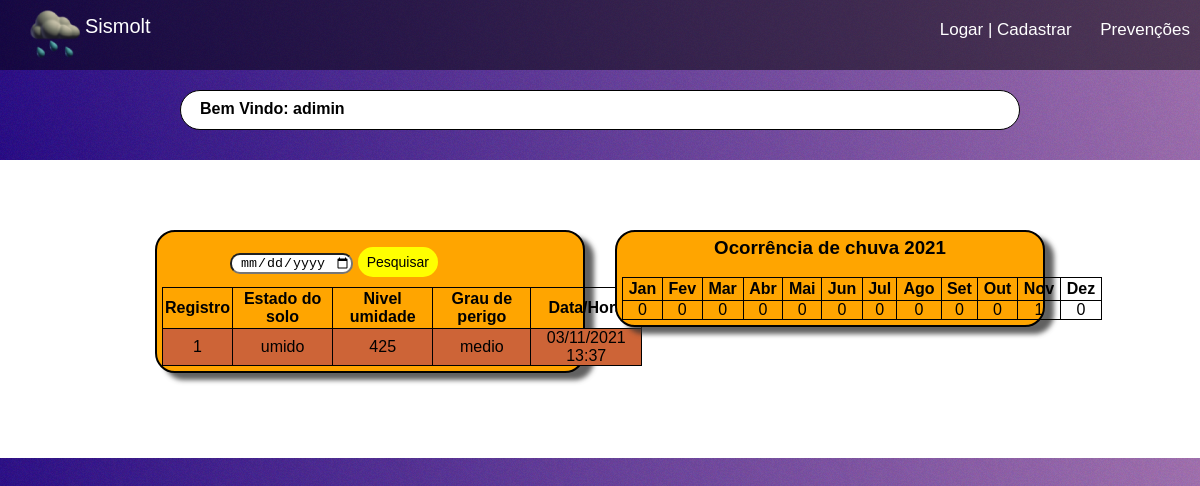
Page /home.php (signed in) on the committed database.
### tables this page shows
CREATE TABLE dadoMonitorado(
		registro INT NOT NULL AUTO_INCREMENT,
		estado VARCHAR(10) NOT NULL,
		umidadeSolo INT NOT NULL,
		grauPerigo VARCHAR(10) NOT NULL,
		dataAtual DATETIME,
		PRIMARY KEY (registro),
		idUsuario INT NOT NULL,
		FOREIGN KEY (idUsuario) REFERENCES usuarios(idUsuario)
	);

### home.php (the view, shortened to what this page needs)
<?php
    require_once('navbar.php');
    $objConnection = new db();
    $link = $objConnection->conexaoBd();
    $idUsuario=$_SESSION['idUsuario'];
    $anoChuva=date('Y');
?>
<!DOCTYPE HTML>
<html lang="pt-br">
<head>
	<link rel="stylesheet" type="text/css" href="css/styleSheets.css">
</head>
<body class="fundoCorpo">
    <div id="dadosUsuario">
        <label id="msgBemVindo">Bem Vindo:
            <?php echo $_SESSION['nome']; ?>
        </label>
    </div>
	<div class="containerHome">
		<div class="row">
            <section  class="col-4 col-xs-min-4 col-md-min-4 col-lg-min-4" id="contPrinc">
                <form id="formPesquisa" method="POST" action="<?php echo htmlspecialchars($_SERVER["PHP_SELF"]);?>">
                    <input id="inputData" type="date" name="data">
                    <input id="btnPesquisar" class="button" type="submit" name="submit" value="Pesquisar">
                </form>
                <table class="tabDados">
                    <tr>
                        <th>Registro</th>
                        <th>Estado do solo</th>
                        <th>Nivel umidade</th>
                        <th>Grau de perigo</th>
                        <th>Data/Hora</th>
                    </tr>
                    <?php
                        $data =(isset($_POST['data'])? $_POST['data'] : '' );
                        if(empty($data)){
                            $sqlSelect="SELECT registro,estado,umidadeSolo,grauPerigo,
                            DATE_FORMAT(dataAtual, '%d/%m/%Y %H:%i') as dataAtual
                            FROM dadomonitorado
                            WHERE '$idUsuario'=dadoMonitorado.idUsuario AND
                            DATE_FORMAT(dataAtual, '%Y-%m-%d') = CURDATE()";
                            $resDb=mysqli_query($link,$sqlSelect);
                            imprDados($resDb);
                        }
                        function imprDados($resDb){
                            while($row=mysqli_fetch_array($resDb)){
                                if($row['umidadeSolo']>= 0 && $row['umidadeSolo']<= 400){
                                    $perigo="#cb4543";
                                }else if($row['umidadeSolo']> 400 && $row['umidadeSolo']<= 800){
                                    $perigo="#cd6437";
                                }else{
                                    $perigo="#94eba1";
                                }
                                echo"<tr>
                                <td style='background-color:$perigo;'>".$row['registro']." </td>
                                <td style='background-color:$perigo;'>" .$row['estado']." </td>
                                <td style='background-color:$perigo;'>" .$row['umidadeSolo']." </td>
                                <td style='background-color:$perigo;'>" .$row['grauPerigo']." </td>
                                <td style='background-color:$perigo;'>" .$row['dataAtual']." </td>
                                </tr>";
                            }
                        }
                    ?>
                </table>
            </section>
            <section class="col-4 col-xs-min-7 col-md-min-7 col-lg-min-7" id="contOcorrencia">
                <h3>Ocorrência de chuva <?php echo $anoChuva;?></h3>
                <br/>
                <table class="tabDados">
                        <tr>
                            <th>Jan</th>
                            <th>Fev</th>
                            <th>Mar</th>
                            <th>Abr</th>
                            <th>Mai</th>
                            <th>Jun</th>
                            <th>Jul</th>
                            <th>Ago</th>
                            <th>Set</th>
                            <th>Out</th>
                            <th>Nov</th>
                            <th>Dez</th>
                        </tr>
                        <?php
                            $sqlSelect="CALL chuvaMes($anoChuva)";
                            $resDb=mysqli_query($link,$sqlSelect);
                            while($row=mysqli_fetch_array($resDb)){
                                echo"<tr>
                                <td>".$row['jane']."</td>
                                <td>".$row['feve']."</td>
                                <td>".$row['marc']."</td>
                                <td>".$row['abri']."</td>
                                <td>".$row['maio']."</td>
                                <td>".$row['junh']."</td>
                                <td>".$row['julh']."</td>
                                <td>".$row['agos']."</td>
                                <td>".$row['setem']."</td>
                                <td>".$row['outu']."</td>
                                <td>".$row['nove']."</td>
                                <td>".$row['deze']."</td>
                                </tr>";
                            }
                        ?>
                </table>
            </section>
		</div>
	</div>
</body>
</html>

### navBar.php (shortened to what this page needs)
<!DOCTYPE HTML>
<html lang="pt-br">
	<link rel="stylesheet" type="text/css" href="css/styleSheets.css">
	<nav>
		<ul class="topNav">
			<a href="index.php"><img class="imgLogo" src="imagens/nv50.png"><span id="logo">Sismolt</span></a>
			<li><a id="navPrevencoes" href="prevencoes.php">Prevenções</a></li>
			<li><a id="navLogar" href="logar.php">Logar | Cadastrar</a></li>
		</ul>
	</nav>
</html>

### css/styleSheets.css (style rules this page uses)
* { padding: 0px; margin: 0px; box-sizing: border-box; }
body { font-family: Helvetica,Arial,sans-serif; background-color: rgb(163, 153, 153); }
.fundoCorpo { background: url('../imagens/ruido.png'), linear-gradient(70deg,rgba(0, 0, 139),rgb(162, 136, 195)); background-attachment: scroll; font-family: Helvetica,Arial,sans-serif; overflow-x: hidden; }
.row { clear:both; display: inline-block; }
a { text-decoration: none; }
ul.topNav { right: 0; position:fixed; top: 0; height: 70px; background-color: rgba(0, 0, 0,0.5); width:100vw ; }
#logo { margin-top: 10px; padding-top: 5px; padding-left:5px; height: 48px; font-size: 20px; display:inline-block; color: #fff; }
ul.topNav li { display: inline-block; margin-left: 0.5em; font-size: 17px; float:right; }
ul.topNav li a { padding: 20px 10px ; display:block; color:#fff; }
.imgLogo { float:left; display: block; margin: 10px 0px 0px 30px; }
.button { border-radius: 30px; width: 80px; height: 30px; font-size: 14px; border: none; }
#dadosUsuario { width:70vw; height: 40px; padding: 9px; background-color: #fff; border-radius: 20px; border:1px solid black; margin: 0 auto; margin-top: 90px; margin-bottom: 30px; }
#dadosUsuario label { font-weight: bold; }
#msgBemVindo { float:left; padding-left: 10px; }
#btnPesquisar { border:2px solid rgb(255, 255, 0); background-color:rgb(255, 255, 0); color: #000; }
#formPesquisa { width:300px; padding:10px; margin: 0px auto; }
.containerHome { background-color: #fff; height:auto; padding:70px 0px; display: flex; flex-direction: row; justify-content: center; align-items: center; }
#contPrinc { width: 430px; padding: 5px; border-radius: 20px; border: 2px solid black ; margin: 0px 15px 15px 15px; background-color: orange; box-shadow:9px 7px 5px rgba(50, 50, 50, 0.77); ; }
#contOcorrencia { width: 430px; border: 2px solid black ; margin: 0px 15px 15px 15px; background-color: orange; border-radius: 20px; padding: 5px; box-shadow:9px 7px 5px rgba(50, 50, 50, 0.77); ; text-align: center; }
#inputData { border-radius: 10px; text-align: center; }
.tabDados { margin: 0 auto; text-align: center; border-collapse: collapse; border:1px solid ; width: 40vw; }
.tabDados td { border: 1px solid ; }
.tabDados th { border: 1px solid; padding: 2px; }
[class*="col-"] { float: left; }
.row::after { content: ""; clear: both; display: table; }
@media only screen and (min-width: 768px) { .col-xs-min-4 { width: 33.33%; } }
@media only screen and (min-width: 768px) { .col-xs-min-7 { width: 58.33%; } }
@media only screen and (min-width: 992px) { .col-md-min-4 { width: 33.33%; } }
@media only screen and (min-width: 992px) { .col-md-min-7 { width: 58.33%; } }
@media only screen and (min-width: 1200px) { .col-lg-min-4 { width: 33.33%; } }
@media only screen and (min-width: 1200px) { .col-lg-min-7 { width: 58.33%; } }

### rows in the picture
dadomonitorado: registro "1", estado "umido", umidadeSolo "425", grauPerigo "medio", dataAtual "03/11/2021 13:37"

### other values in the picture
$_SESSION['nome'] "adimin"
$row['jane'] "0"
$row['feve'] "0"
$row['marc'] "0"
$row['abri'] "0"
$row['maio'] "0"
$row['junh'] "0"
$row['julh'] "0"
$row['agos'] "0"
$row['setem'] "0"
$row['outu'] "0"
$row['nove'] "1"
$row['deze'] "0"
